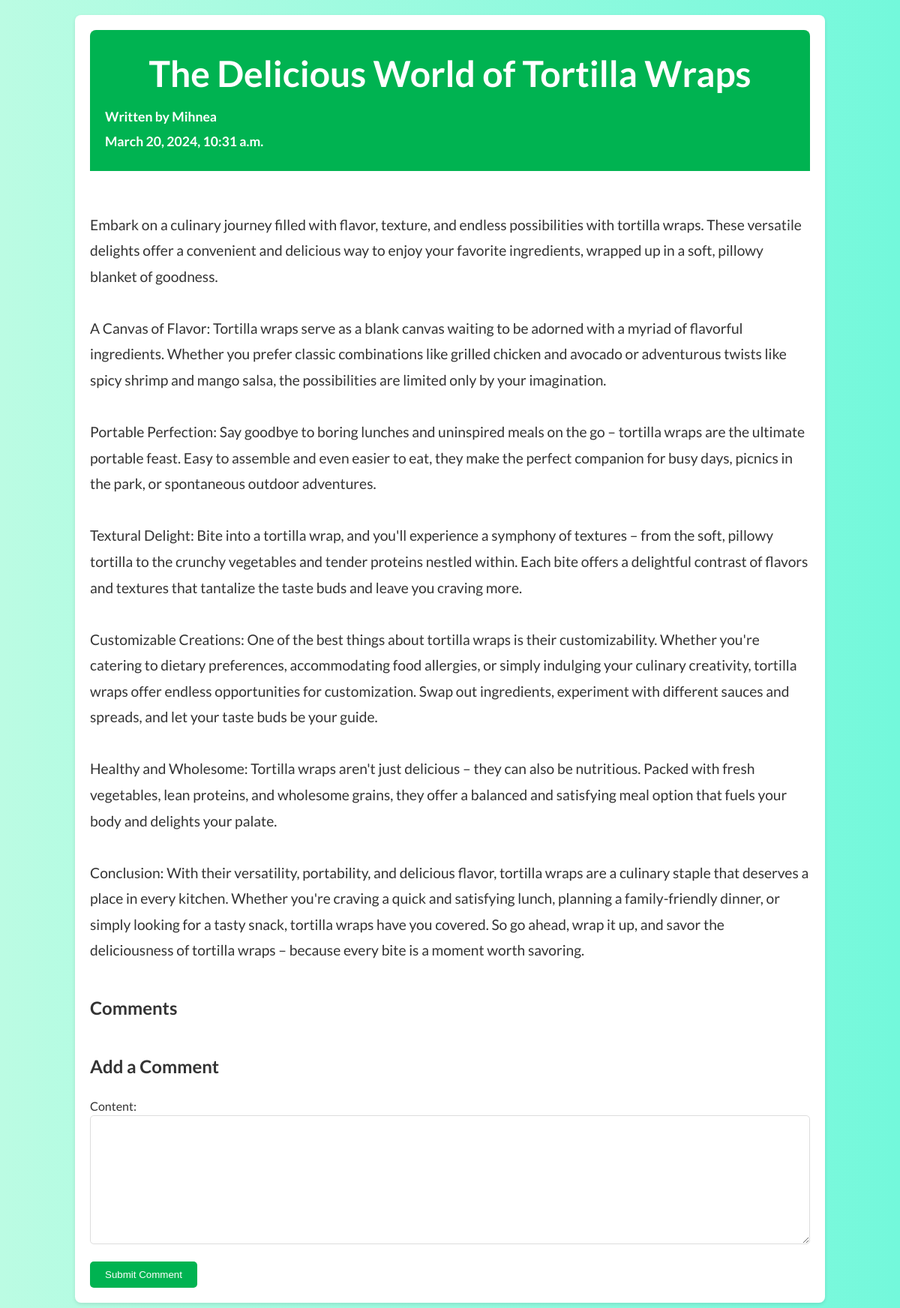
The page /post/8/ on the database its author committed.
### WellnessCorner/models.py (models this page shows, shortened)
class Post(models.Model):
    user = models.ForeignKey(settings.AUTH_USER_MODEL, on_delete=models.CASCADE, null=True, blank=True)
    PRODUCT_CHOICES = (
        ('Product', 'Product'),
        ('ApiProduct', 'API Product'),
    )
    product_type = models.CharField(max_length=20, choices=PRODUCT_CHOICES, null=True, blank=True)
    object_id = models.PositiveIntegerField(default=0)
    product = GenericForeignKey('content_type', 'object_id')
    content_type = models.ForeignKey(ContentType, on_delete=models.CASCADE, null=True, blank=True)
    title = models.CharField(max_length=150, null=True, blank=True)
    content = models.TextField()
    product_name = models.CharField(max_length=255, null=True, blank=True)
    pub_date = models.DateTimeField(auto_now_add=True, null=True, blank=True)

class User(AbstractBaseUser, PermissionsMixin):
    email = models.EmailField(default='', unique=True)
    name = models.CharField(max_length=255,  default='', unique=True)
    is_active = models.BooleanField(default=True)
    is_superuser = models.BooleanField(default=False)
    is_staff = models.BooleanField(default=False)
    date_joined = models.DateTimeField(default=timezone.now)
    last_login = models.DateTimeField(blank=True, null=True)
    allergies = models.ManyToManyField(Allergy, blank=True)
    is_subscribed = models.BooleanField(default=False)
    PREFERRED_DIET_CHOICES = [
        ('None', 'None'),
        ('vegan', 'Vegan'),
        ('Vegetarian', 'Vegetarian'),
        ('Low Fat', 'Low Fat'),
        ('High Protein', 'High Protein'),
        ( 'Keto', 'Keto'),
    ]
    diet = models.CharField(max_length=20, choices=PREFERRED_DIET_CHOICES, default='None')
    objects = CustomUserManager()
    USERNAME_FIELD = 'email'
    EMAIL_FIELD = 'email'
    REQUIRED_FIELDS = ['name']
    class Meta:
        verbose_name = 'User'
        verbose_name_plural = 'Users'

### WellnessCorner/views.py (the view)
# urls.py: path('post/<int:post_id>/', views.post, name='post'),
def post(request, post_id):
    post = get_object_or_404(Post, pk=post_id)
    comments = Comment.objects.filter(post=post).order_by('-pub_date')
    if request.method == 'POST':
        comment_form = CommentForm(request.POST)
        if comment_form.is_valid():
            comment = comment_form.save(commit=False)
            comment.post = post
            comment.user = request.user
            comment.save()
            return redirect('post', post_id=post_id)
    else:
        comment_form = CommentForm()
    return render(request, 'post.html', {'post': post, 'comment_form': comment_form, 'comments': comments})

### WellnessCorner/forms.py
class CommentForm(forms.ModelForm):
    class Meta:
        model = Comment
        fields = ['content']

### templates/post.html (shortened to what this page needs)
<!DOCTYPE html>
<html lang="en">
<head>
    <link rel="stylesheet" href="https://cdnjs.cloudflare.com/ajax/libs/font-awesome/5.15.4/css/all.min.css"
 />
</head>
<body>
    <div class="container">
        <div class="post-header">
            <h1>{{ post.title }}</h1>
            <h3>Written by {{ post.user.name }}</h3>
            <h3> {{ post.pub_date }}</h3>
        </div>
        <div class="post-content">
            {{ post.content }}
        </div>
        <div class="comments">
            <h2>Comments</h2>
        </div>
        <div class="add-comment">
            <h2>Add a Comment</h2>
            <form method="post" action="{% url 'post' post_id=post.id %}">
                {{ comment_form.as_p }}
                <button type="submit">Submit Comment</button>
            </form>
        </div>
    </div>
</body>
</html>

### templates/post.html (style rules this page uses)
* { box-sizing: border-box; }
body { font-family: 'Lato', sans-serif; background-color: #f5f5f5; color: #333; margin: 0; padding: 20px; line-height: 1.6; background: linear-gradient(to right, #bbfce3, #73f8db); }
.container { max-width: 1000px; margin: 0 auto; padding: 20px; background-color: #fff; border-radius: 8px; box-shadow: 0 2px 5px rgba(0, 0, 0, 0.1); }
.post-header { background-color:#00b351; color: #fff; text-align: center; padding: 20px; border-top-left-radius: 8px; border-top-right-radius: 8px; margin-bottom: 20px; }
.post-header h1 { margin: 0; font-size: 3em; text-align: center; }
.post-header h3 { margin: 5px 0; font-size: 1.1em; text-align: left; }
.post-content { font-size: 1.2em; line-height: 1.8; white-space: pre-line; }
.comments { margin-top: 40px; }
.add-comment { margin-top: 40px; }
.add-comment textarea { width: 100%; padding: 10px; border: 1px solid #ddd; border-radius: 5px; resize: vertical; }
.add-comment button { display: block; margin-top: 10px; padding: 10px 20px; background-color: #00b351; color: #fff; border: none; border-radius: 5px; cursor: pointer; }

### rows shown on the page
Post: title "The Delicious World of Tortilla Wraps", user.name "Mihnea", pub_date "March 20, 2024, 10:31 a.m.", content "Embark on a culinary journey filled with flavor, texture, and endless possibilities with tortilla wraps. These versatile delights offer a convenient and delicious way to enjoy your favorite ingredients, wrapped up in a soft, pillowy blanket of goodness. A Canvas of Flavor: Tortilla wraps serve as a blank canvas waiting to be adorned with a myriad of flavorful ingredients. Whether you prefer classic combinations like grilled chicken and avocado or adventurous twists like spicy shrimp and mango salsa, the possibilities are limited only by your imagination. Portable Perfection: Say goodbye to boring lunches and uninspired meals on the go – tortilla wraps are the ultimate portable feast. Easy…"
